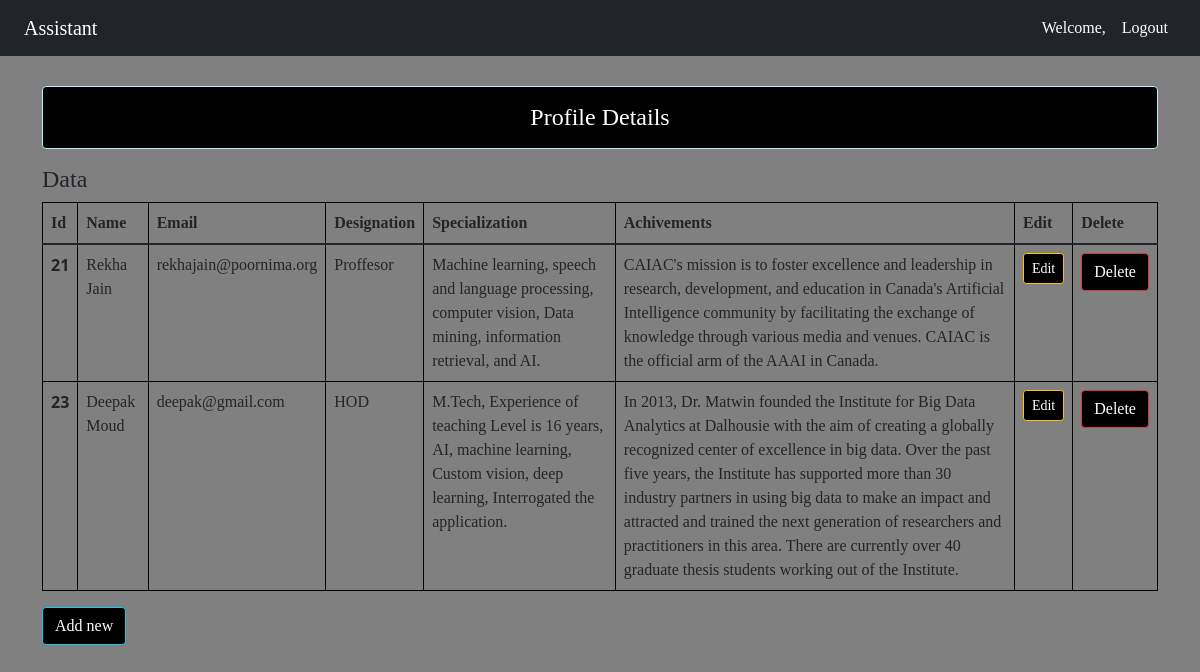
The page /update/ on the database its author committed.
### Assistant/models.py (models this page shows)
class Profile(models.Model):
    name = models.CharField(max_length=75)
    email = models.EmailField(max_length=50)
    designation = models.CharField(max_length=75)
    specialization = models.TextField()
    achivements = models.TextField()

### Assistant/views.py (the view)
# urls.py: path('update/', views.user_profile_update, name='update'),
def user_profile_update(request):
    stud = Profile.objects.all()
    return render(request, 'Assistant/updateprofile.html', {'stu' : stud})

### Assistant/templates/Assistant/updateprofile.html (shortened to what this page needs)
{% extends 'Assistant/base.html' %}
{% load static %}
{% block content %}
<div class="col-sm-10" style ="width : 100%;">
    <div class="col-sm-12">
        <h4 class="text-center alert alert-info" style = "font-family:times new Roman; background-color: black; color: white; margin-top:30px; margin-top:30px;">Profile Details</h4>
        {% if stu %}
            <h4 style = "font-family:times new Roman;">Data</h4>
            <table class="table">
                <thead>
                  <tr>
                    <th scope="col" style = "font-family:times new Roman;">Id</th>
                    <th scope="col" style = "font-family:times new Roman;">Name</th>
                    <th scope="col" style = "font-family:times new Roman;">Email</th>
                    <th scope="col" style = "font-family:times new Roman;">Designation</th>
                    <th scope="col" style = "font-family:times new Roman;">Specialization</th>
                    <th scope="col" style = "font-family:times new Roman;">Achivements</th>
                    <th scope="col" style = "font-family:times new Roman;">Edit</th>
                    <th scope="col" style = "font-family:times new Roman;">Delete</th>
                  </tr>
                </thead>
                <tbody>
                    {% for st in stu %}
                        <tr>
                            <th scope="row">{{st.id}}</th>
                            <td style = "font-family:times new Roman;">{{st.name}}</td>
                            <td style = "font-family:times new Roman;">{{st.email}}</td>
                            <td style = "font-family:times new Roman;">{{st.designation}}</td>
                            <td style = "font-family:times new Roman;">{{st.specialization}}</td>
                            <td style = "font-family:times new Roman;">{{st.achivements}}</td>
                            <td>
                                <a href="{% url 'updatedata' st.id %}" class="btn btn-warning btn-sm" style = "font-family:times new Roman; background-color: black; color: white;"><div>Edit</div></a>
                            </td>
                            <td>
                                <form action="{% url 'deletedata' st.id %}" method="post" class="d-inline">
                                    <input type="submit" class="btn btn-danger" value="Delete" style = "font-family:times new Roman; background-color: black; color: white;">
                                </form>
                            </td>
                        </tr>
                    {% endfor %}
                </tbody>
              </table>
              <a class="btn btn-info" href= '/profile/' style = "font-family:times new Roman; background-color: black; color: white;">Add new </a></center>
        {% else %}
            <h4 class="text-center alert alert-warning">No Record</h4>
            <center><a class="btn btn-info" href= '/profile/' style = "font-family:times new Roman;">Back to Profile</a></center>
        {% endif %}
    </div>
</div>
{% endblock content %}

### Assistant/static/Assistant/css/style.css (style rules this page uses)
body { background-color:grey; }
table, th, td { border:1px solid black; }

### rows shown on the page
Profile: id "21", name "Rekha Jain", email "rekhajain@poornima.org", designation "Proffesor", specialization "Machine learning, speech and language processing, computer vision, Data mining, information retrieval, and AI.", achivements "CAIAC's mission is to foster excellence and leadership in research, development, and education in Canada's Artificial Intelligence community by facilitating the exchange of knowledge through various media and venues. CAIAC is the official arm of the AAAI in Canada."
Profile: id "23", name "Deepak Moud", email "deepak@gmail.com", designation "HOD", specialization "M.Tech, Experience of teaching Level is 16 years, AI, machine learning, Custom vision, deep learning, Interrogated the application.", achivements "In 2013, Dr. Matwin founded the Institute for Big Data Analytics at Dalhousie with the aim of creating a globally recognized center of excellence in big data. Over the past five years, the Institute has supported more than 30 industry partners in using big data to make an impact and attracted and trained the next generation of researchers and practitioners in this area. There are currently over 40 graduate thesis students working out of the Institute."
